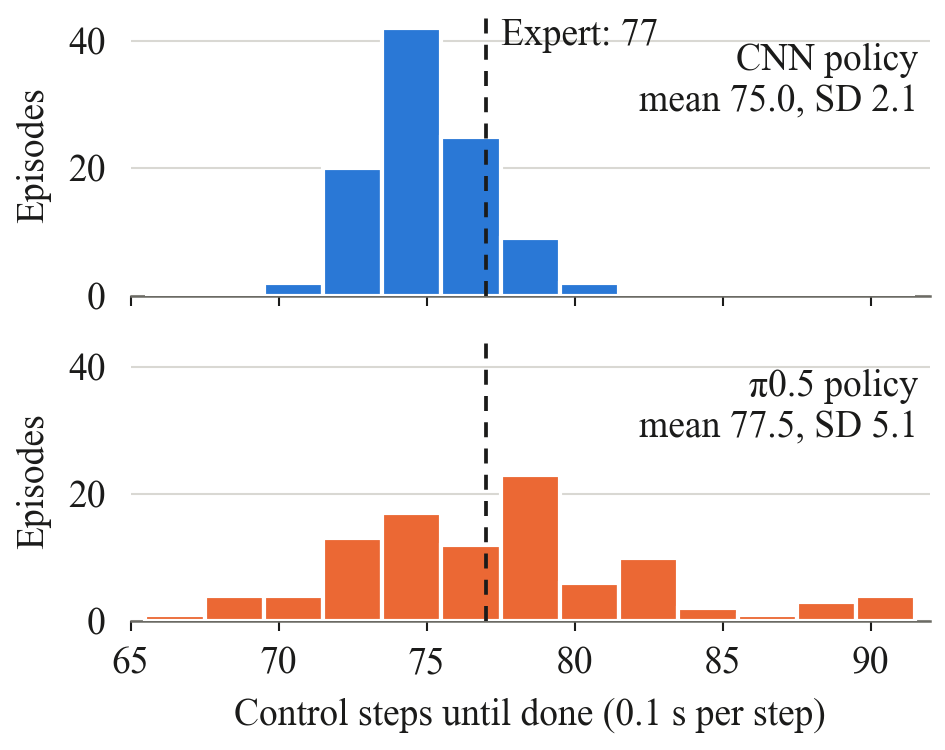

This figure's Python source:
"""Fig: steps per pick on the same 100 setups, one panel per policy, sharing the x axis."""
import json

import matplotlib
matplotlib.use('Agg')
import matplotlib.pyplot as plt
import numpy as np

plt.rcParams.update({'font.family': 'Times New Roman', 'font.size': 9, 'axes.linewidth': 0.6})
steps = json.load(open('steps.json'))
INK, MUTED, GRID = '#1b1b1a', '#6b6a64', '#d9d8d3'
SERIES = [('CNN policy', steps['cnn'], '#2a78d6'), ('π0.5 policy', steps['pi05'], '#eb6834')]
bins = np.arange(65.5, 92.5, 2)

fig, axes = plt.subplots(2, 1, figsize=(3.15, 2.5), sharex=True, sharey=True)
for ax, (name, x, color) in zip(axes, SERIES):
    ax.hist(x, bins=bins, color=color, edgecolor='white', linewidth=1.0, zorder=3)
    ax.axvline(77, color=INK, linewidth=0.9, linestyle=(0, (4, 3)), zorder=4)
    ax.grid(axis='y', color=GRID, linewidth=0.5, zorder=0)
    ax.set_axisbelow(True)
    for side in ('top', 'right', 'left'):
        ax.spines[side].set_visible(False)
    ax.spines['bottom'].set_color(MUTED)
    ax.tick_params(colors=INK, length=2.5, width=0.5, left=False)
    ax.set_ylabel('Episodes', color=INK)
    ax.text(0.985, 0.90, f'{name}\nmean {np.mean(x):.1f}, SD {np.std(x, ddof=1):.1f}', transform=ax.transAxes,
            ha='right', va='top', color=INK)
axes[0].text(77.5, axes[0].get_ylim()[1] * 0.99, 'Expert: 77', ha='left', va='top', color=INK)
axes[1].set_xlabel('Control steps until done (0.1 s per step)', color=INK)
axes[1].set_xlim(65, 92)
fig.tight_layout(pad=0.4, h_pad=0.6)
fig.savefig('fig_steps.png', dpi=300)
print('saved')
